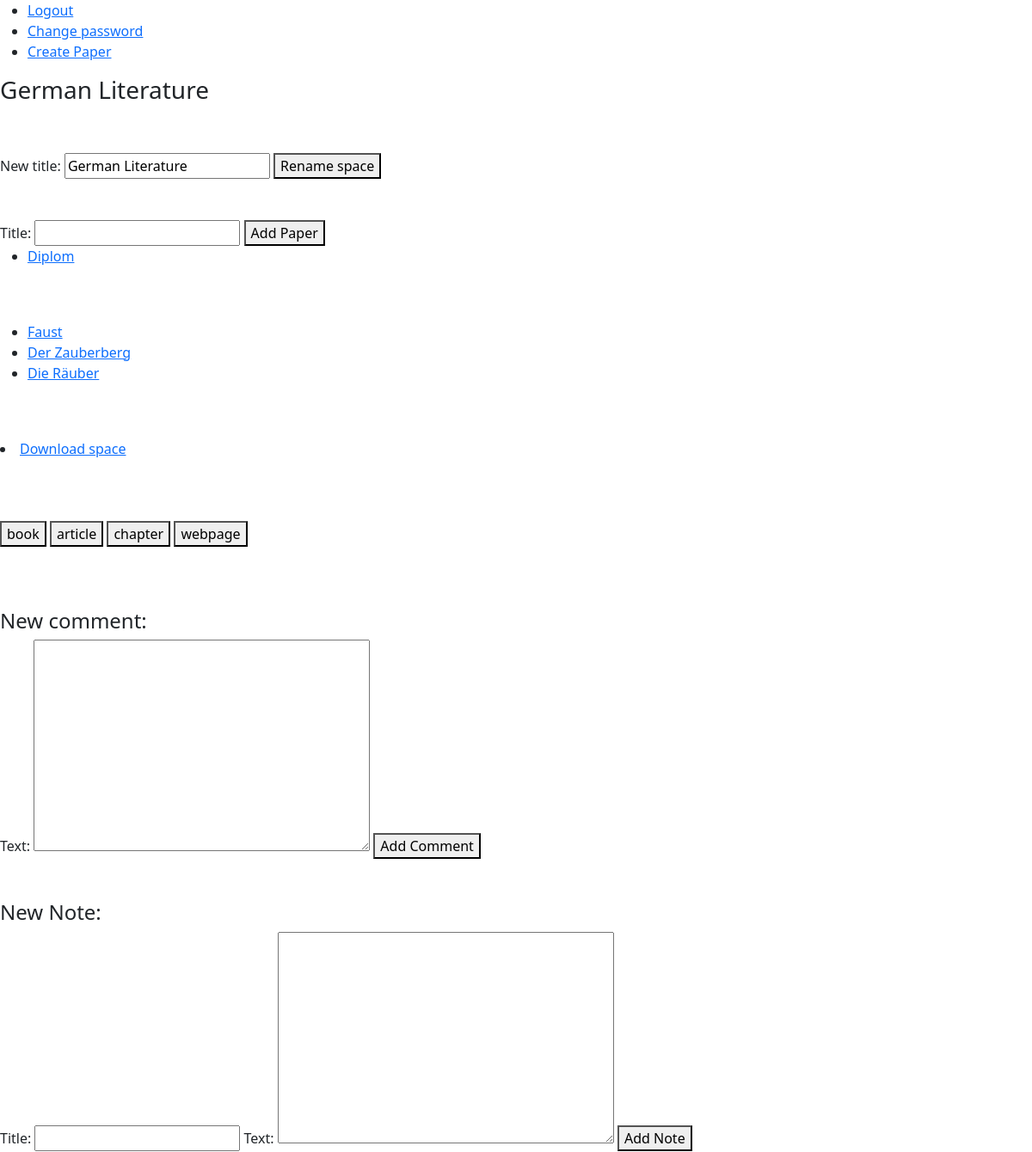
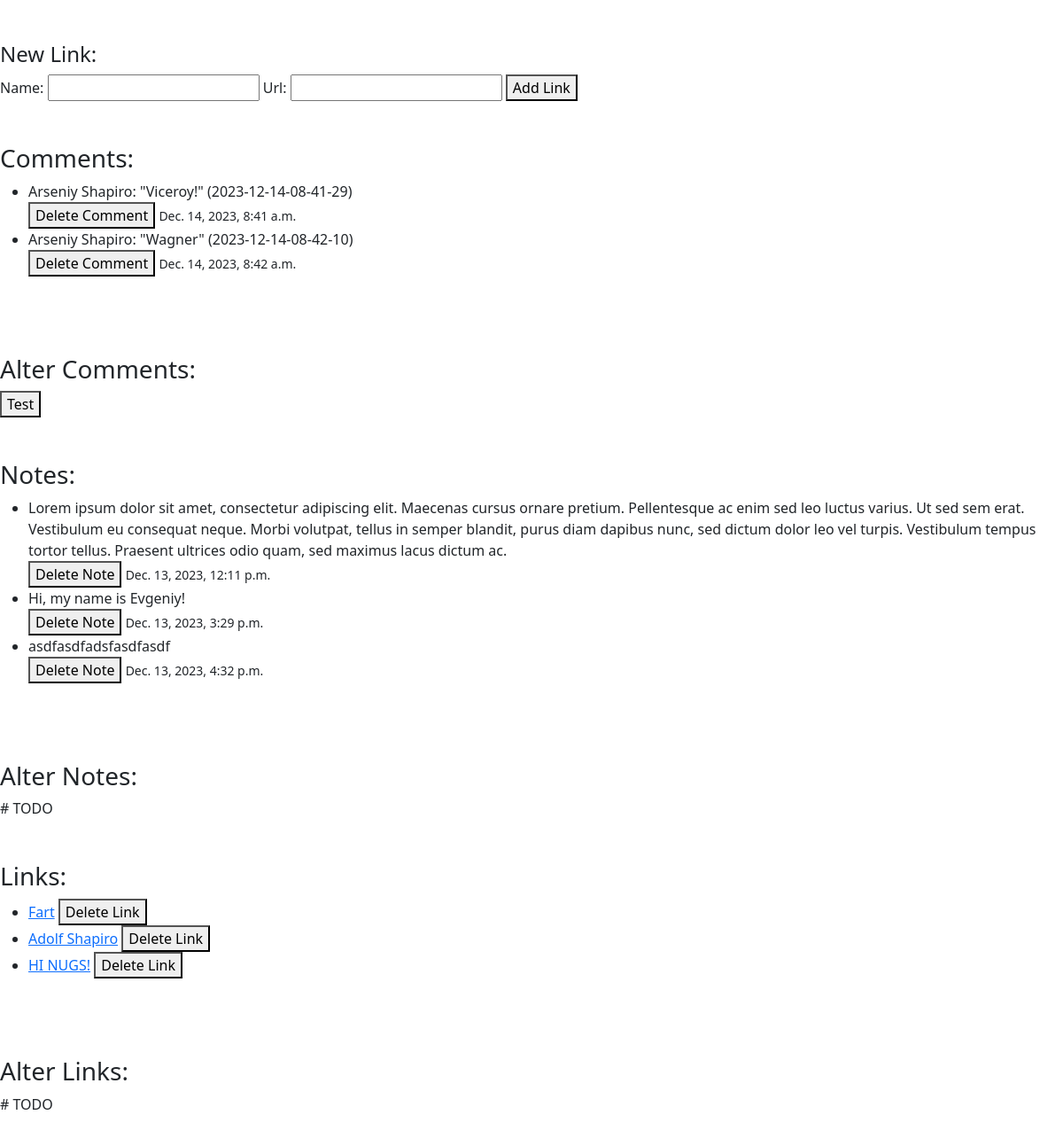
/work_space/2 (signed in), run on the app's committed database (2 pictures, top to bottom).
### work_space/models.py (models this page shows, shortened)
class WorkSpace(models.Model):
    owner = models.ForeignKey(User, on_delete=models.CASCADE, related_name="work_spaces")
    guests = models.ManyToManyField(User, related_name="guest_work_spaces")
    title = models.CharField(max_length=50)
    archived = models.BooleanField(default=False)
    share_sources = models.BooleanField(default=False)
    def __str__(self):
        return self.title

### paper_work/models.py (models this page shows, shortened)
class Paper(models.Model):
    work_space = models.ForeignKey(WorkSpace, on_delete=models.CASCADE, related_name="papers")
    user = models.ForeignKey(User, on_delete=models.CASCADE)
    title = models.CharField(max_length=50, unique=True)
    sources = models.ManyToManyField(Source, related_name="papers")
    citation_style = models.CharField(max_length=10, default="APA & MLA")
    archived = models.BooleanField(default=False)
    published = models.BooleanField(default=False)
    def __str__(self):
        return self.title

### bookshelf/models.py (models this page shows, shortened)
class Source(models.Model):
    real_type = models.ForeignKey(ContentType, editable=False, on_delete=models.CASCADE)
    work_space = models.ForeignKey(WorkSpace, on_delete=models.CASCADE, related_name="sources")
    user = models.ForeignKey(User, on_delete=models.CASCADE, related_name="sources")
    title = models.CharField(max_length=100)
    author = models.CharField(max_length=70, blank=True)
    year = models.CharField(max_length=5, blank=True)
    file = models.FileField(upload_to=saving_path, blank=True)
    link = models.CharField(max_length=40, blank=True)
    def __str__(self):
        return self.title

### work_space_parts/models.py (models this page shows)
class Comment(models.Model):
    work_space = models.ForeignKey(WorkSpace, on_delete=models.CASCADE, related_name="comments")
    user = models.ForeignKey(User, on_delete=models.CASCADE, related_name="comments")
    reply_to = models.ForeignKey("self", on_delete=models.CASCADE, blank=True, null=True, related_name="replies")
    text = models.TextField()
    created = models.DateTimeField(auto_now_add=True)
    def get_creation_time(self):
        return self.created.strftime(SAVING_TIME_FORMAT)
    def __str__(self):
        if self.work_space.guests.all():
            return f'{self.user}: "{self.text}" ({self.get_creation_time()})'
        return f'"{self.text}" ({self.get_creation_time()})'

class Note(models.Model):
    work_space = models.ForeignKey(WorkSpace, on_delete=models.CASCADE, related_name="notes")
    user = models.ForeignKey(User, on_delete=models.CASCADE, related_name="notes")
    title = models.CharField(max_length=50)
    text = models.TextField()
    created = models.DateTimeField(auto_now_add=True)
    def __str__(self):
        return self.text

class Link(models.Model):
    work_space = models.ForeignKey(WorkSpace, on_delete=models.CASCADE, related_name="links")
    user = models.ForeignKey(User, on_delete=models.CASCADE, related_name="links")
    name = models.CharField(max_length=50)
    url = models.URLField()
    def __str__(self):
        return self.name

### user_management/models.py (models this page shows)
class User(AbstractUser):
    def __str__(self):
        return f"{self.first_name} {self.last_name}"

### work_space/views.py (the view)
# urls.py: path("work_space/<int:space_id>", views.work_space_view, name="space_view")
@login_required
def work_space_view(request, space_id):
    space = check_work_space(space_id, request.user)
    params = {
        "space": space,
        "papers": space.papers.all(),
        "books": space.sources.all(),
        "comments": space.comments.all(),
        "notes": space.notes.all(),
        "links": space.links.all(),
        "form": NewPaperForm(),
        "book_form": BookForm(),
        "article_form": ArticleForm(),
        "chapter_form": ChapterForm(),
        "webpage_form": WebpageForm(),
        "comment_form": NewCommentForm(),
        "alter_comment_form": AlterCommentForm(),
        "note_form": NewNoteForm(),
        "alter_note_form": AlterNoteForm(),
        "link_form": NewLinkForm(),
        "alter_link_form": AlterLinkForm(),
        "rename_form": RenameSpaceForm().set_initial(space),
    }
    return render(request, "work_space/work_space_view.html", params)

### paper_work/forms.py (shortened to what this page needs)
class NewPaperForm(forms.Form):
    title = forms.CharField(max_length=50)

### bookshelf/forms.py
class BookForm(CommonFields):
    source_type = forms.CharField(widget=forms.HiddenInput(attrs={"value": "book"}))
    title = forms.CharField()
    publishing_house = forms.CharField()
    year = forms.CharField()

### utils/verification.py (called while the page is built)
def check_work_space(space_id: int, user: User) -> WorkSpace | Http404 | PermissionDenied:
    try:
        space = WorkSpace.objects.get(pk=space_id)
    except ObjectDoesNotExist:
        raise Http404
    else:
        if space.owner != user and user not in space.guests.all():
            raise PermissionDenied
    return space

### work_space/forms.py (called while the page is built)
    def set_initial(self, space: WorkSpace):
        self.fields["new_title"].initial = space.title
        return self

### templates/work_space/work_space_view.html (shortened to what this page needs)
{% extends "layout.html" %}
{% load static %}
{% block css %}
    <link href="{% static 'css/work_space/styles.css' %}" rel="stylesheet">
{% endblock %}
{% block body %}
    <h3 id="space_title">{{ space }}</h3><br><br>
    <form action="{% url 'work_space:rename_space' space.pk %}" id="rename_form" method="post">
        {{ rename_form }}
        <button type="submit">Rename space</button>
    </form><br><br>
    <form action="{% url 'paper_work:create_paper' space.pk %}" method="post">
        {{ form }}
        <button id="change_password_button" type="submit">Add Paper</button>
    </form>
    <ul>
        {% for paper in papers %}
        <li>
            <a href="{% url 'paper_work:paper_space' paper.pk %}">{{ paper }}</a>
        </li>
        {% endfor %}
    </ul><br><br>
    <ul>
        {% for book in books %}
        <li>
           <a href="{% url 'bookshelf:source_space' book.pk %}">{{ book }}</a>
        </li>
        {% endfor %}
    </ul><br><br>
    <li>
        <a href="{% url 'work_space:download_space' space.pk %}">Download space</a>
    </li><br><br><br>
    <button class="show_form_button" id="book" type="button">book</button>
    <button class="show_form_button" id="article" type="button">article</button>
    <button class="show_form_button" id="chapter" type="button">chapter</button>
    <button class="show_form_button" id="webpage" type="button">webpage</button>
    <br><br><br><br>
    <h4>New comment:</h4>
    <form action="{% url 'work_space_parts:leave_comment' space.pk %}" id="comment_form" method="post">
        {{ comment_form }}
        <button type="submit">Add Comment</button>
    </form><br><br>
    <h4>New Note:</h4>
    <form action="{% url 'work_space_parts:leave_note' space.pk %}" id="note_form" method="post">
        {{ note_form }}
        <button type="submit">Add Note</button>
    </form><br><br>
    <h4>New Link:</h4>
    <form action="{% url 'work_space_parts:add_link' space.pk %}" id="link_form" method="post">
        {{ link_form }}
        <button type="submit">Add Link</button>
    </form><br><br>
    <h3>Comments:</h3>
    <ul>
        {% for comment in comments %}
        <div id="comment_{{ comment.pk }}">
            <li>{{ comment }}</li>
            <button onclick="return delete_comment('{{ comment.pk }}')" type="button">Delete Comment</button>
            <small>{{ comment.created }}</small>
        </div>
        {% endfor %}
    </ul><br><br><br>
    <h3>Alter Comments:</h3>
    <button type="button" onclick="return leave_comment('{{ space.pk }}')">Test</button>
    <br><br><br>
    <h3>Notes:</h3>
    <ul>
        {% for note in notes %}
            <div id="note_{{ note.pk }}">
                <li>{{ note }}</li>
                <button onclick="return delete_note('{{ note.pk }}')" type="button">Delete Note</button>
                <small>{{ note.created }}</small>
            </div>
        {% endfor %}
    </ul><br><br><br>
    <h3>Alter Notes:</h3>
    # TODO
    <br><br><br>
    <h3>Links:</h3>
    <ul>
        {% for link in links %}
            <div id="link_{{ link.pk }}">
                <li>
                    <a href="{{ link.url }}">{{ link }}</a>
                    <button onclick="return delete_link('{{ link.pk }}')" type="button">Delete Link</button>
                </li>
            </div>
        {% endfor %}
    </ul><br><br><br>
    <h3>Alter Links:</h3>
    # TODO
    <br><br><br>
{% endblock %}

### data on the page
WorkSpace: title "German Literature"
Paper: title "Diplom"
Source: title "Faust"
Source: title "Der Zauberberg"
Source: title "Die Räuber"
Comment: work_space+user+text "Arseniy Shapiro: \"Viceroy!\" (2023-12-14-08-41-29)", created "Dec. 14, 2023, 8:41 a.m."
Comment: work_space+user+text "Arseniy Shapiro: \"Wagner\" (2023-12-14-08-42-10)", created "Dec. 14, 2023, 8:42 a.m."
Note: text "Lorem ipsum dolor sit amet, consectetur adipiscing elit. Maecenas cursus ornare pretium. Pellentesque ac enim sed leo luctus varius. Ut sed sem erat. Vestibulum eu consequat neque. Morbi volutpat, tellus in semper blandit, purus diam dapibus nunc, sed dictum dolor leo vel turpis. Vestibulum tempus tortor tellus. Praesent ultrices odio quam, sed maximus lacus dictum ac.", created "Dec. 13, 2023, 12:11 p.m."
Note: text "Hi, my name is Evgeniy!", created "Dec. 13, 2023, 3:29 p.m."
Note: text "asdfasdfadsfasdfasdf", created "Dec. 13, 2023, 4:32 p.m."
Link: name "Fart"
Link: name "Adolf Shapiro"
Link: name "HI NUGS!"
